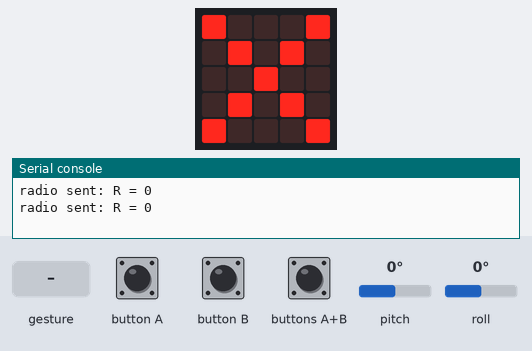
Bench run of a program on a simulated BBC micro:bit (MakeCode). On the bench: the board's 5×5 LED display, the last lines printed to the serial console. Inputs (shaded band) come from the test bench; at power-on: roll 0°, pitch 0°. No radio messages arrive unless stated (any console line starting 'radio sent:' is added by the test bench); a tilt is held for 1.5 s and a shake lasts 1 s, then the board lies face up again.

Above: at 1.2 s.
1.3 s: gesture 'shake'
At 2.4 s:
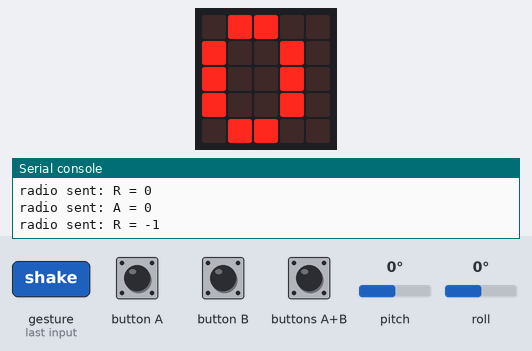
4.5 s: roll set to 9°
6.0 s: roll set to 12°
At 6.5 s:
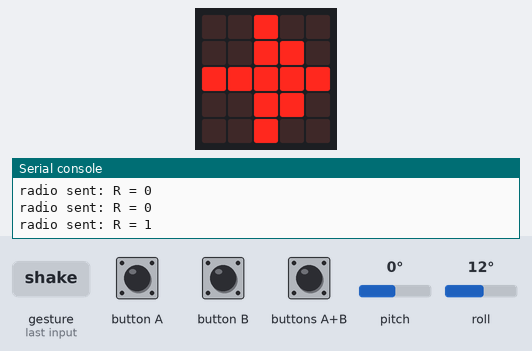
7.6 s: buttons A+B pressed for 0.15 s
At 8.3 s:
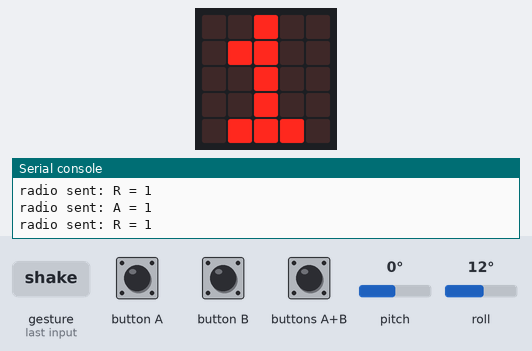
10.0 s: roll set to -172°
At 10.8 s:
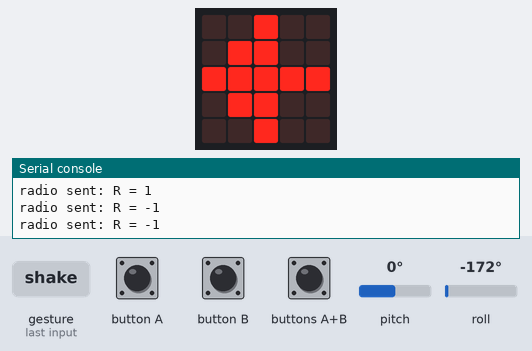
11.7 s: roll set to -12°
13.2 s: roll set to -9°
At 14.7 s:
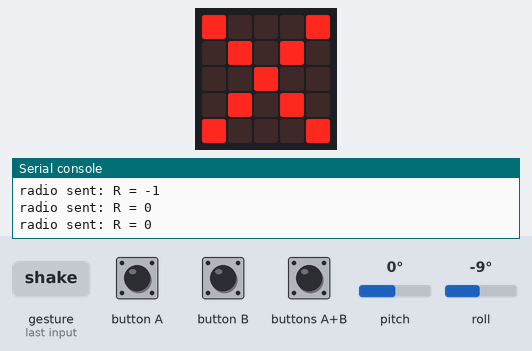
Timing chart, 0 to 16.0 s (numbered marks = the images above; inputs shaded):
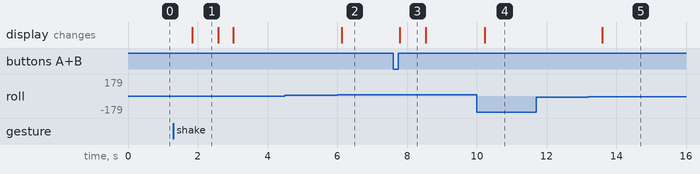

The program:

main.ts
```typescript
input.onGesture(Gesture.Shake, function () {
    radio.sendValue("A", 0)
    basic.showString("0")
})
input.onButtonPressed(Button.A, function () {

})
input.onButtonPressed(Button.AB, function () {
    radio.sendValue("A", 1)
    basic.showString("1")
})
input.onButtonPressed(Button.B, function () {

})
let Pitch = 0
let Roll = 0
radio.setGroup(107)
radio.setTransmitPower(7)
/**
 * PIN1 == Fremdrift (Gul, IN1/IN2)
 *
 * PIN0 == Opdrift    (Grøn, IN3/IN4)
 *
 * PIN2 == Servo (Blå)
 */
basic.forever(function () {
    Roll = input.rotation(Rotation.Roll)
    Pitch = input.rotation(Rotation.Pitch)
    if (Roll < -10 && Roll > -180) {
        radio.sendValue("R", -1)
        basic.showLeds(`
            . . # . .
            . # # . .
            # # # # #
            . # # . .
            . . # . .
            `)
    } else if (Roll > 10 && Roll < 180) {
        radio.sendValue("R", 1)
        basic.showLeds(`
            . . # . .
            . . # # .
            # # # # #
            . . # # .
            . . # . .
            `)
    } else {
        radio.sendValue("R", 0)
        basic.showIcon(IconNames.No)
    }
})
```

test.ts
```typescript
// test ender her, dette bliver ikke kompileret, når denne pakke bruges som en udvidelse.
```

Measured:
- the behaviour switches between 10 and 11° on roll (found by bisection; images 1 and 2)
- the behaviour switches between -11 and -10° on roll (found by bisection; images 4 and 5)
- after the input at 1.3 s, the display: changes after 0.54 s (image 1)
- after the input at 6.0 s, the display: changes after 0.12 s (image 2)
- after the input at 7.6 s, the display: changes after 0.19 s (image 3)
- after the input at 10.0 s, the display: changes after 0.22 s (image 4)
- after the input at 13.2 s, the display: changes after 0.39 s (image 5)
